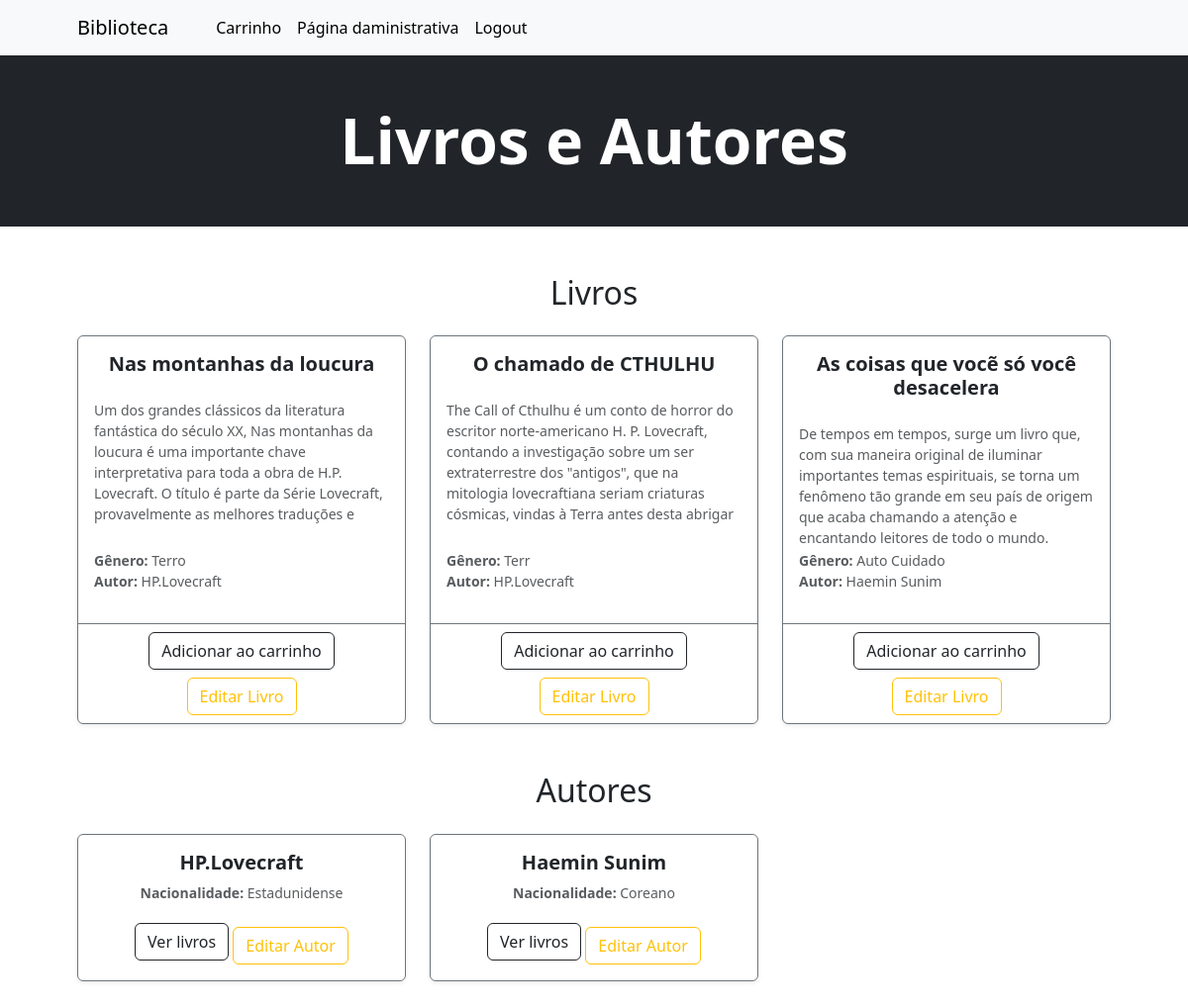
The app's page / (signed in) with its own data.
### biblioteca/models.py (models this page shows, shortened)
class Livros(models.Model):
    id = models.BigAutoField(primary_key=True)
    titulo = models.CharField(max_length=40)
    sub_titulo = models.CharField(max_length=50, blank=True, null=True)
    genero = models.CharField(max_length=20)
    sinopse = models.TextField(blank=True, null=True)
    autor = models.ForeignKey(Autores, on_delete=models.CASCADE)

class Autores(models.Model):
    id = models.AutoField(primary_key=True)
    nome = models.CharField(max_length=10)
    sobre_nome = models.CharField(max_length=20, null=True)
    nacionalidade = models.CharField(max_length=15, null=True)
    def __str__(self):
         return f"{self.nome} {self.sobre_nome}" if self.sobre_nome else self.nome

### biblioteca/views.py (the view)
# urls.py: path('', index, name='home'),
@login_required
def index(request):
    autor_id = request.GET.get('autor')  # Pega o autor da URL
    if autor_id:
        livros = Livros.objects.filter(autor_id=autor_id)  # Filtra os livros do autor
        autor = Autores.objects.get(id=autor_id)  # Pega o autor
    else:
        livros = Livros.objects.all()  # Mostra todos os livros
        autor = None  # Nenhum autor selecionado
    autores = Autores.objects.all()  # Pega todos os autores
    return render(request, 'home.html', {'livros': livros, 'autores': autores, 'autor': autor})

### biblioteca/templates/home.html (shortened to what this page needs)
{% extends "base.html" %}
{% block title %}
    {% if autor %}
        Livros de {{ autor }}
    {% else %}
        Livros e Autores
    {% endif %}
{% endblock title %}
{% block content %}
<section class="py-5">
    <div class="container px-4 px-lg-5">
        <h2 class="text-center mb-4">Livros</h2>
        <div class="row gx-4 gy-4 row-cols-1 row-cols-md-2 row-cols-lg-3">
            {% for livro in livros %}
            <div class="col">
                <div class="card h-100 border-secondary shadow-sm">
                    <div class="card-body d-flex flex-column">
                        <h5 class="fw-bolder text-center">{{ livro.titulo }}</h5>
                        <div class="text-muted small mt-3 text-start overflow-auto border-secondary"
                             style="max-height: 8rem; line-height: 1.5; scrollbar-width: thin;">
                            {% if livro.sinopse %}
                                {{ livro.sinopse }}
                            {% endif %}
                        </div>
                        <p class="text-muted small mt-auto">
                            <strong>Gênero:</strong> {{ livro.genero }}<br>
                            <strong>Autor:</strong> {{ livro.autor }}
                        </p>
                    </div>
                    <div class="card-footer bg-transparent border-secondary text-center">
                        <a class="btn btn-outline-dark mt-auto"  href="{% url 'adicionar_ao_carrinho' livro.id %}">Adicionar ao carrinho</a>
                        {% if user.is_superuser %}
                        <a class="btn btn-outline-warning mt-2" href="{% url 'editar_livro' livro.id %}">Editar Livro</a>
                        {% endif %}
                    </div>
                </div>
            </div>
            {% endfor %}
        </div>
        {% if not autor %}
        <h2 class="text-center mt-5 mb-4">Autores</h2>
        <div class="row gx-4 gy-4 row-cols-1 row-cols-md-2 row-cols-lg-3">
            {% for autor in autores %}
            <div class="col">
                <div class="card h-100 border-secondary shadow-sm">
                    <div class="card-body text-center">
                        <h5 class="fw-bolder">{{ autor }}</h5>
                        <p class="text-muted small">
                            <strong>Nacionalidade:</strong> {{ autor.nacionalidade }}
                        </p>
                        <a class="btn btn-outline-dark mt-auto" href="?autor={{ autor.id }}">Ver livros</a>
                        {% if user.is_superuser %}
                        <a class="btn btn-outline-warning mt-2" href="{% url 'editar_autor' autor.id %}">Editar Autor</a>
                        {% endif %}
                    </div>
                </div>
            </div>
            {% endfor %}
        </div>
        {% endif %}
    </div>
</section>
{% endblock content %}

### biblioteca/templates/base.html (shortened to what this page needs)
{% load static %}
<!DOCTYPE html>
<html lang="pt-br">
<head>
    <link rel="stylesheet" href="{% static "css/bootstrap.min.css" %}">
</head>
<body>
    {% block navbar %}
    <nav class="navbar navbar-expand-lg navbar-light bg-light">
        <div class="container px-4 px-lg-5">
            <a class="navbar-brand" href="{% url "home" %}">Biblioteca</a>
                <ul class="navbar-nav me-auto mb-2 mb-lg-0 ms-lg-4">
                    <li class="nav-item"><a class="nav-link active" aria-current="page" href="{% url "carrinho" %}">Carrinho</a></li>
                    {% if user.is_authenticated and user.is_superuser %}<li class="nav-item"><a class="nav-link active" aria-current="page" href="{% url "gerir" %}">Página daministrativa</a></li>{% endif %}
                    <li class="nav-item"><a class="nav-link active" aria-current="page" href="{% url "sair" %}">Logout</a></li>
                </ul>
        </div>
    </nav>
    {% endblock navbar %}
    <header class="bg-dark py-4">
        <div class="container px-3 px-lg-4 my-4">
            <div class="text-center text-white">
                <h1 class="display-3 fw-bolder">{% block title %}Biblioteca{% endblock title %}</h1>
            </div>
        </div>
    </header>
    <main>
        {% block content %}{% endblock content %}
    </main>
</body>
</html>

### records on screen
Livros: titulo "Nas montanhas da loucura", sinopse "Um dos grandes clássicos da literatura fantástica do século XX, Nas montanhas da loucura é uma importante chave interpretativa para toda a obra de H.P. Lovecraft. O título é parte da Série Lovecraft, provavelmente as melhores traduções e…", genero "Terro", autor "HP.Lovecraft"
Livros: titulo "O chamado de CTHULHU", sinopse "The Call of Cthulhu é um conto de horror do escritor norte-americano H. P. Lovecraft, contando a investigação sobre um ser extraterrestre dos \"antigos\", que na mitologia lovecraftiana seriam criaturas cósmicas, vindas à Terra antes desta abrigar…", genero "Terr", autor "HP.Lovecraft"
Livros: titulo "As coisas que vocẽ só você desacelera", sinopse "De tempos em tempos, surge um livro que, com sua maneira original de iluminar importantes temas espirituais, se torna um fenômeno tão grande em seu país de origem que acaba chamando a atenção e encantando leitores de todo o mundo.…", genero "Auto Cuidado", autor "Haemin Sunim"
Autores: sobre_nome+nome "HP.Lovecraft", nacionalidade "Estadunidense"
Autores: sobre_nome+nome "Haemin Sunim", nacionalidade "Coreano"
